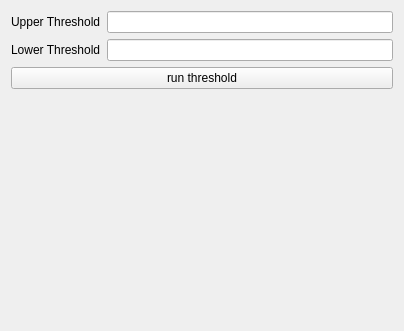
            <widget class="QWidget" name="thresholdPage">
             <property name="geometry">
              <rect>
               <x>0</x>
               <y>0</y>
               <width>404</width>
               <height>331</height>
              </rect>
             </property>
             <attribute name="label">
              <string>Threshold</string>
             </attribute>
             <layout class="QVBoxLayout" name="verticalLayout_18">
              <item>
               <widget class="QWidget" name="widget_15" native="true">
                <layout class="QHBoxLayout" name="horizontalLayout_21">
                 <property name="leftMargin">
                  <number>0</number>
                 </property>
                 <property name="topMargin">
                  <number>0</number>
                 </property>
                 <property name="rightMargin">
                  <number>0</number>
                 </property>
                 <property name="bottomMargin">
                  <number>0</number>
                 </property>
                 <item>
                  <widget class="QLabel" name="thresholdUpperLabel">
                   <property name="text">
                    <string>Upper Threshold</string>
                   </property>
                  </widget>
                 </item>
                 <item>
                  <widget class="QLineEdit" name="thresholdUpperLineEdit"/>
                 </item>
                </layout>
               </widget>
              </item>
              <item>
               <widget class="QWidget" name="widget_20" native="true">
                <layout class="QHBoxLayout" name="horizontalLayout_22">
                 <property name="leftMargin">
                  <number>0</number>
                 </property>
                 <property name="topMargin">
                  <number>0</number>
                 </property>
                 <property name="rightMargin">
                  <number>0</number>
                 </property>
                 <property name="bottomMargin">
                  <number>0</number>
                 </property>
                 <item>
                  <widget class="QLabel" name="thresholdLowerLabel">
                   <property name="text">
                    <string>Lower Threshold</string>
                   </property>
                  </widget>
                 </item>
                 <item>
                  <widget class="QLineEdit" name="thresholdLowerLineEdit"/>
                 </item>
                </layout>
               </widget>
              </item>
              <item>
               <widget class="QPushButton" name="thresholdButton">
                <property name="text">
                 <string>run threshold</string>
                </property>
               </widget>
              </item>
              <item>
               <spacer name="verticalSpacer_12">
                <property name="orientation">
                 <enum>Qt::Vertical</enum>
                </property>
                <property name="sizeHint" stdset="0">
                 <size>
                  <width>20</width>
                  <height>40</height>
                 </size>
                </property>
               </spacer>
              </item>
             </layout>
            </widget>
